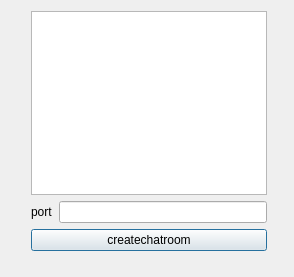
<?xml version="1.0" encoding="UTF-8"?>
<ui version="4.0">
 <class>TcpServer</class>
 <widget class="QDialog" name="TcpServer">
  <property name="geometry">
   <rect>
    <x>0</x>
    <y>0</y>
    <width>294</width>
    <height>277</height>
   </rect>
  </property>
  <property name="windowTitle">
   <string>TcpServer</string>
  </property>
  <widget class="QWidget" name="">
   <property name="geometry">
    <rect>
     <x>20</x>
     <y>0</y>
     <width>258</width>
     <height>262</height>
    </rect>
   </property>
   <layout class="QVBoxLayout" name="verticalLayout">
    <item>
     <widget class="QTextEdit" name="messagTextEdit"/>
    </item>
    <item>
     <layout class="QHBoxLayout" name="horizontalLayout">
      <item>
       <widget class="QLabel" name="label">
        <property name="text">
         <string>port</string>
        </property>
       </widget>
      </item>
      <item>
       <widget class="QLineEdit" name="portLineEdit"/>
      </item>
     </layout>
    </item>
    <item>
     <widget class="QPushButton" name="pushButton">
      <property name="text">
       <string>createchatroom</string>
      </property>
     </widget>
    </item>
   </layout>
  </widget>
 </widget>
 <layoutdefault spacing="6" margin="11"/>
 <resources/>
 <connections/>
</ui>
